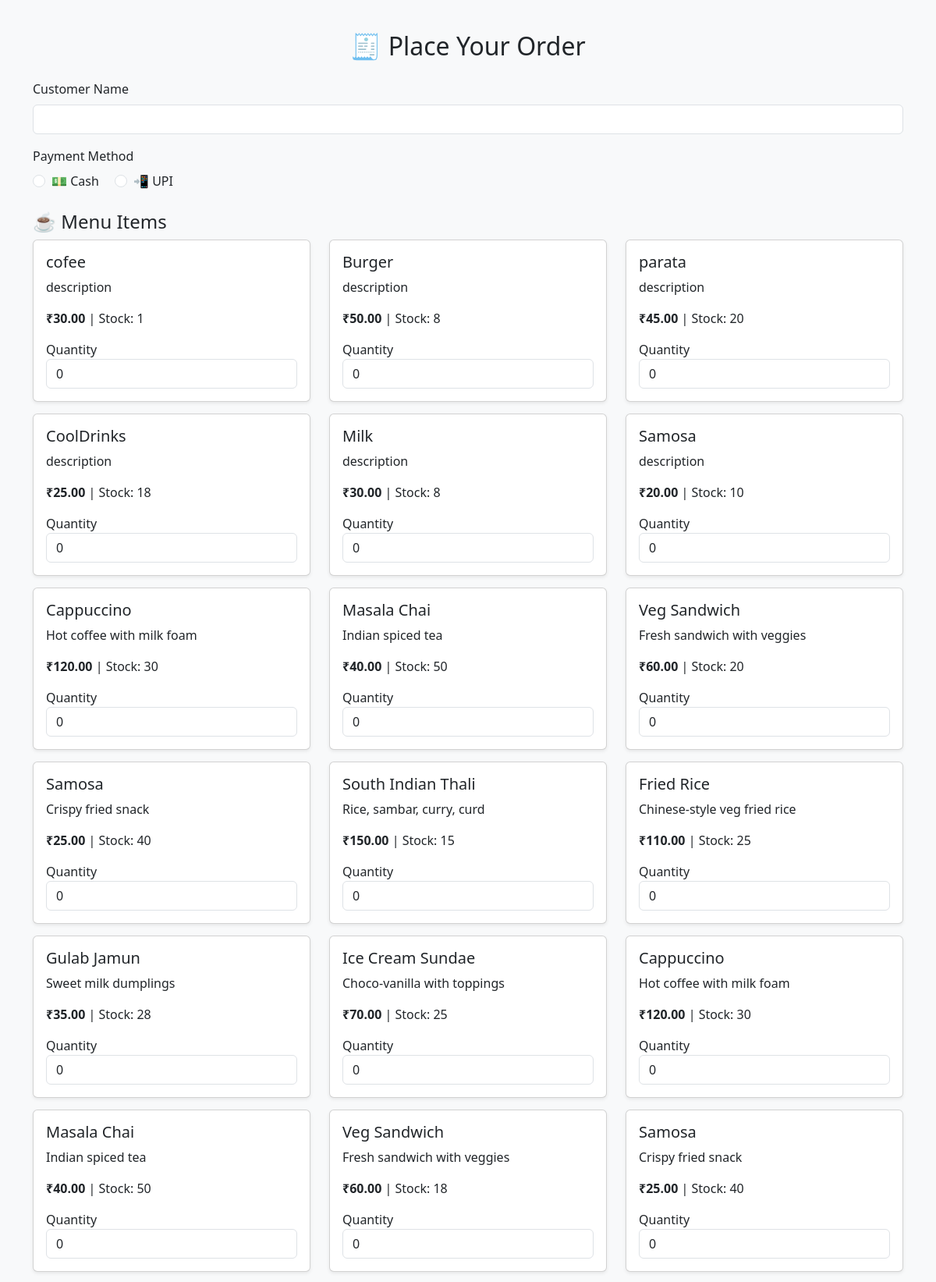
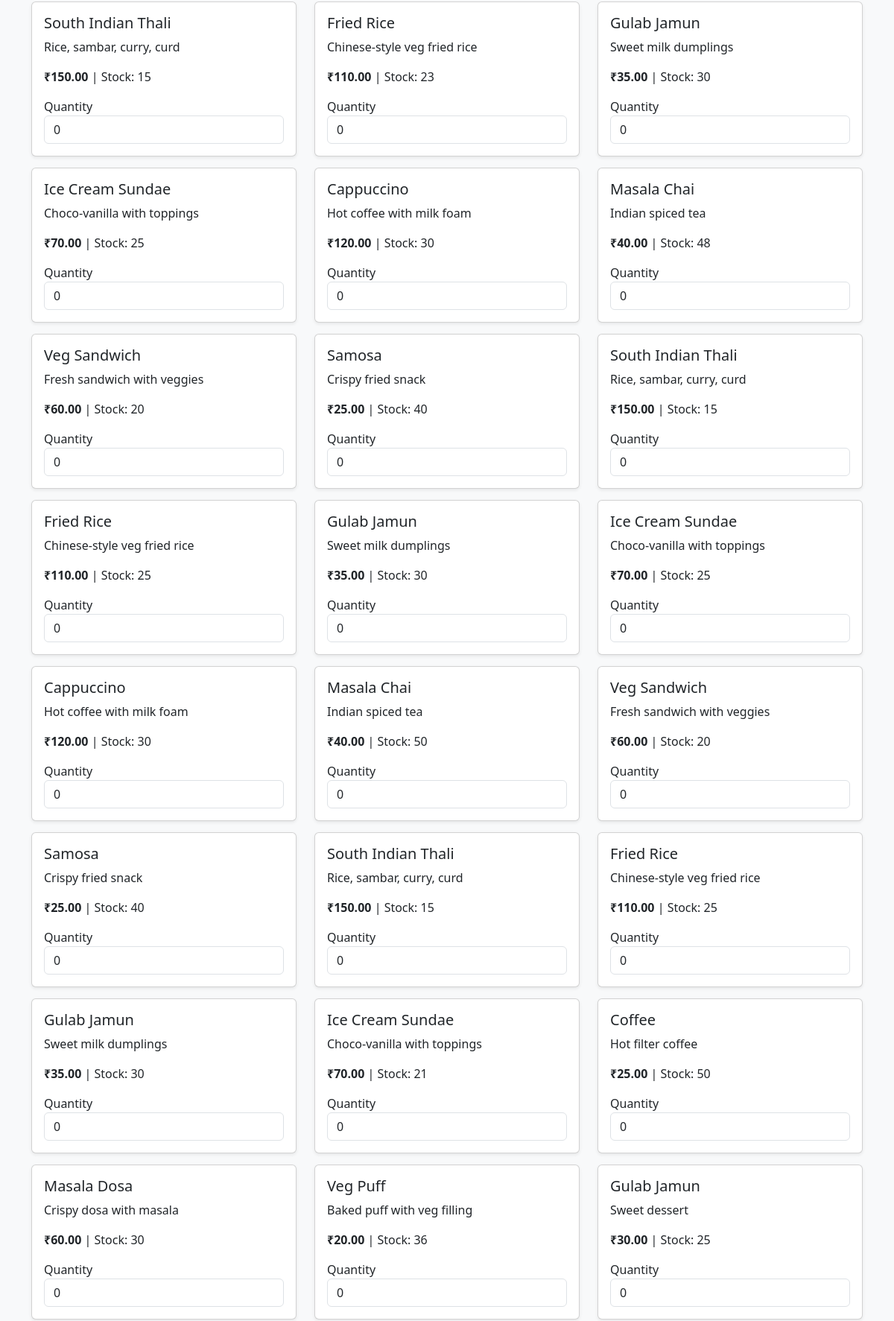
Page /place-order/ (upper part) on the committed database (2 pictures, top to bottom).
### cafe_app/models.py (models this page shows, shortened)
class MenuItem(models.Model):
    CATEGORY_CHOICES = [
        ('beverage', 'Beverage'),
        ('snack', 'Snack'),
        ('meal', 'Meal'),
        ('dessert', 'Dessert'),
    ]
    name = models.CharField(max_length=100)
    category = models.CharField(max_length=50, choices=CATEGORY_CHOICES)
    description = models.TextField(null=True, blank=True)
    price = models.DecimalField(max_digits=6, decimal_places=2)
    available = models.BooleanField(default=True)
    stock = models.PositiveIntegerField()

### cafe_app/views.py (the view, shortened to what this page needs)
# urls.py: path('place-order/', views.place_order_view, name='place_order'),
def place_order_view(request):
    menu_items = MenuItem.objects.filter(available=True)
    return render(request, 'cafe_app/place_order.html', {'menu_items': menu_items})

### cafe_app/templates/cafe_app/place_order.html (shortened to what this page needs)
<!DOCTYPE html>
<html lang="en">
<head>
    <link href="https://cdn.jsdelivr.net/npm/bootstrap@5.3.2/dist/css/bootstrap.min.css" rel="stylesheet">
</head>
<body>
    <div class="container">
        <h2 class="text-center mb-4">🧾 Place Your Order</h2>
        <form method="post">
            <div class="mb-3">
                <label for="customer_name" class="form-label">Customer Name</label>
                <input type="text" class="form-control" id="customer_name" name="customer_name" required>
            </div>
            <div class="mb-3">
                <label class="form-label">Payment Method</label><br>
                <div class="form-check form-check-inline">
                    <input class="form-check-input" type="radio" name="payment_method" id="cash" value="Cash" required>
                    <label class="form-check-label" for="cash">💵 Cash</label>
                </div>
                <div class="form-check form-check-inline">
                    <input class="form-check-input" type="radio" name="payment_method" id="upi" value="UPI" required>
                    <label class="form-check-label" for="upi">📲 UPI</label>
                </div>
            </div>
            <h4 class="mt-4">☕ Menu Items</h4>
            <div class="row">
                {% for item in menu_items %}
                <div class="col-md-4">
                    <div class="card shadow-sm">
                        <div class="card-body">
                            <h5 class="card-title">{{ item.name }}</h5>
                            <p class="card-text">{{ item.description|default:"No description." }}</p>
                            <p><strong>₹{{ item.price }}</strong> | Stock: {{ item.stock }}</p>
                            <label for="quantity_{{ item.id }}">Quantity</label>
                            <input type="number" name="quantity_{{ item.id }}" min="0" max="{{ item.stock }}" value="0" class="form-control">
                        </div>
                    </div>
                </div>
                {% empty %}
                <p>No items available.</p>
                {% endfor %}
            </div>
        </form>
    </div>
</body>
</html>

### cafe_app/templates/cafe_app/place_order.html (style rules this page uses)
body { background-color: #f8f9fa; }
.container { margin-top: 40px; }
.card { margin-bottom: 15px; }

### rows in the picture
MenuItem: name "cofee", description "description", price "30.00", stock "1"
MenuItem: name "Burger", description "description", price "50.00", stock "8"
MenuItem: name "parata", description "description", price "45.00", stock "20"
MenuItem: name "CoolDrinks", description "description", price "25.00", stock "18"
MenuItem: name "Milk", description "description", price "30.00", stock "8"
MenuItem: name "Samosa", description "description", price "20.00", stock "10"
MenuItem: name "Cappuccino", description "Hot coffee with milk foam", price "120.00", stock "30"
MenuItem: name "Masala Chai", description "Indian spiced tea", price "40.00", stock "50"
MenuItem: name "Veg Sandwich", description "Fresh sandwich with veggies", price "60.00", stock "20"
MenuItem: name "Samosa", description "Crispy fried snack", price "25.00", stock "40"
MenuItem: name "South Indian Thali", description "Rice, sambar, curry, curd", price "150.00", stock "15"
MenuItem: name "Fried Rice", description "Chinese-style veg fried rice", price "110.00", stock "25"
MenuItem: name "Gulab Jamun", description "Sweet milk dumplings", price "35.00", stock "28"
MenuItem: name "Ice Cream Sundae", description "Choco-vanilla with toppings", price "70.00", stock "25"
MenuItem: name "Cappuccino", description "Hot coffee with milk foam", price "120.00", stock "30"
MenuItem: name "Masala Chai", description "Indian spiced tea", price "40.00", stock "50"
MenuItem: name "Veg Sandwich", description "Fresh sandwich with veggies", price "60.00", stock "18"
MenuItem: name "Samosa", description "Crispy fried snack", price "25.00", stock "40"
MenuItem: name "South Indian Thali", description "Rice, sambar, curry, curd", price "150.00", stock "15"
MenuItem: name "Fried Rice", description "Chinese-style veg fried rice", price "110.00", stock "23"
MenuItem: name "Gulab Jamun", description "Sweet milk dumplings", price "35.00", stock "30"
MenuItem: name "Ice Cream Sundae", description "Choco-vanilla with toppings", price "70.00", stock "25"
MenuItem: name "Cappuccino", description "Hot coffee with milk foam", price "120.00", stock "30"
MenuItem: name "Masala Chai", description "Indian spiced tea", price "40.00", stock "48"
MenuItem: name "Veg Sandwich", description "Fresh sandwich with veggies", price "60.00", stock "20"
MenuItem: name "Samosa", description "Crispy fried snack", price "25.00", stock "40"
MenuItem: name "South Indian Thali", description "Rice, sambar, curry, curd", price "150.00", stock "15"
MenuItem: name "Fried Rice", description "Chinese-style veg fried rice", price "110.00", stock "25"
MenuItem: name "Gulab Jamun", description "Sweet milk dumplings", price "35.00", stock "30"
MenuItem: name "Ice Cream Sundae", description "Choco-vanilla with toppings", price "70.00", stock "25"
MenuItem: name "Cappuccino", description "Hot coffee with milk foam", price "120.00", stock "30"
MenuItem: name "Masala Chai", description "Indian spiced tea", price "40.00", stock "50"
MenuItem: name "Veg Sandwich", description "Fresh sandwich with veggies", price "60.00", stock "20"
MenuItem: name "Samosa", description "Crispy fried snack", price "25.00", stock "40"
MenuItem: name "South Indian Thali", description "Rice, sambar, curry, curd", price "150.00", stock "15"
MenuItem: name "Fried Rice", description "Chinese-style veg fried rice", price "110.00", stock "25"
MenuItem: name "Gulab Jamun", description "Sweet milk dumplings", price "35.00", stock "30"
MenuItem: name "Ice Cream Sundae", description "Choco-vanilla with toppings", price "70.00", stock "21"
MenuItem: name "Coffee", description "Hot filter coffee", price "25.00", stock "50"
MenuItem: name "Masala Dosa", description "Crispy dosa with masala", price "60.00", stock "30"
MenuItem: name "Veg Puff", description "Baked puff with veg filling", price "20.00", stock "36"
MenuItem: name "Gulab Jamun", description "Sweet dessert", price "30.00", stock "25"
